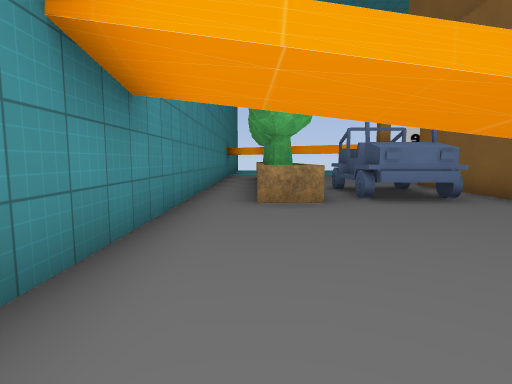
View 1 (above)

20 first-person views from a walk through a level from a Godot 3-D game. The camera is 1.4 m above the floor, tilts 6° down and sees 80° across. The floor is counted in squares, 2 m on a side. Each view is taken from the middle of a square. On the plan, view 1 faces up. The plan holds only what a view shows up to about 10 squares ahead; the rest is blank. The place goes on beyond the plan. Flat picture figures and markers are not drawn. Some surface patterns are stand-ins.

View 2
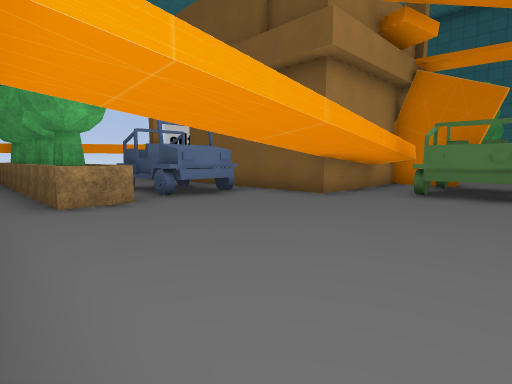

View 3
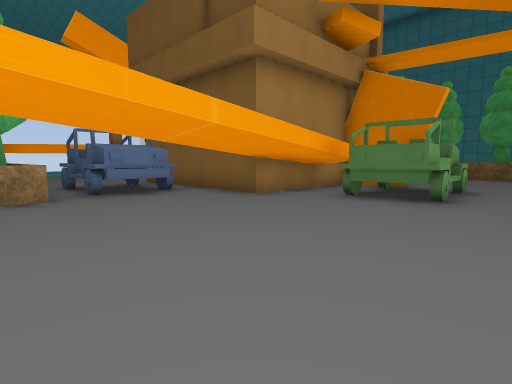

View 4
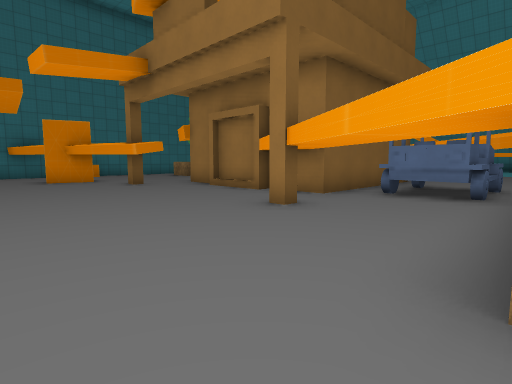

View 5
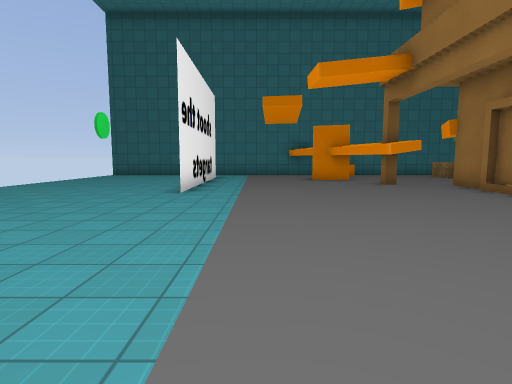

View 6
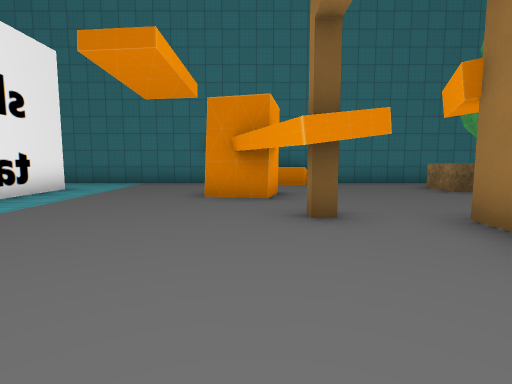

View 7
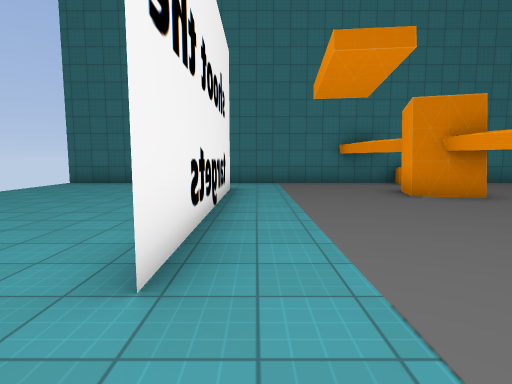

View 8
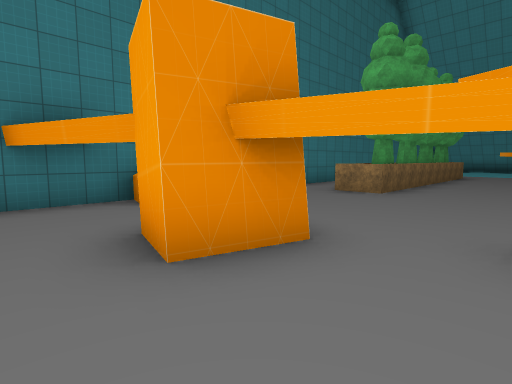

View 9
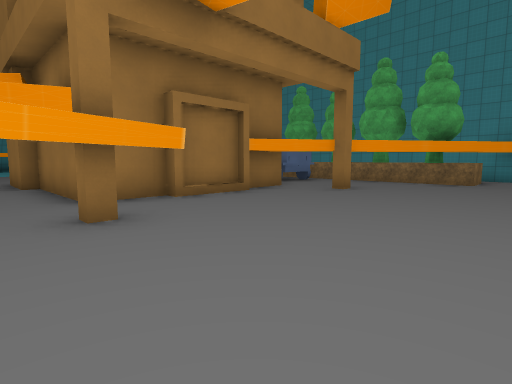

View 10
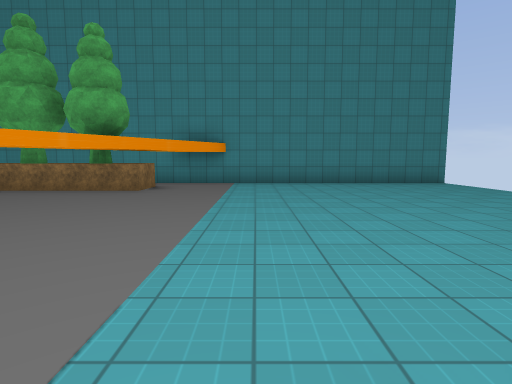

View 11
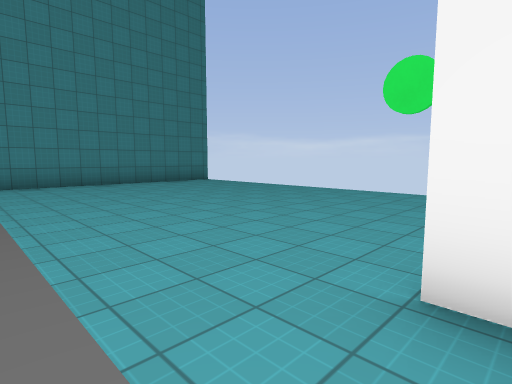

View 12
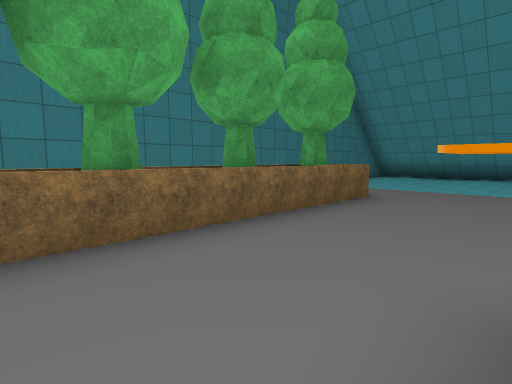

View 13
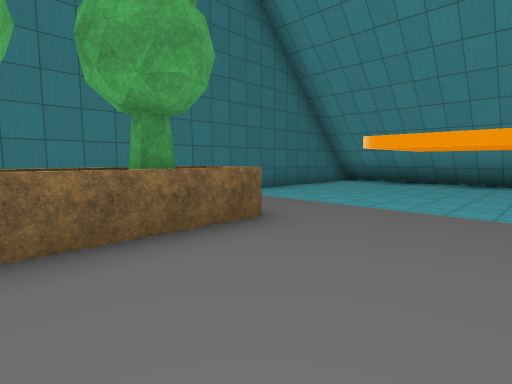

View 14
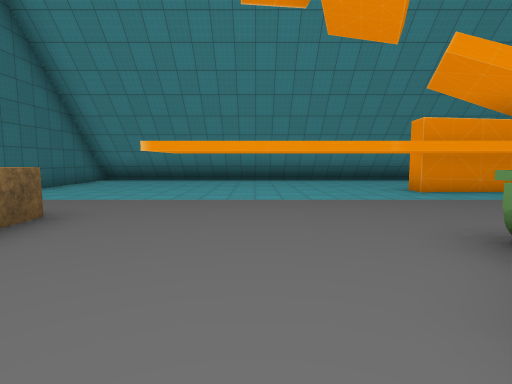

View 15
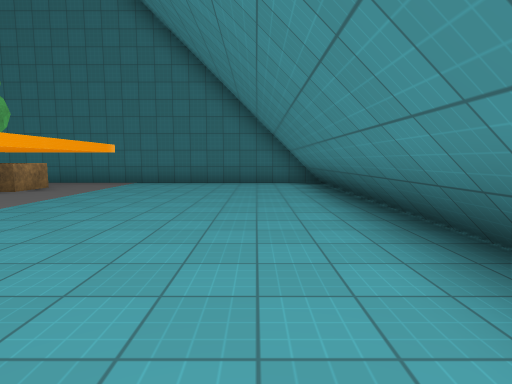

View 16
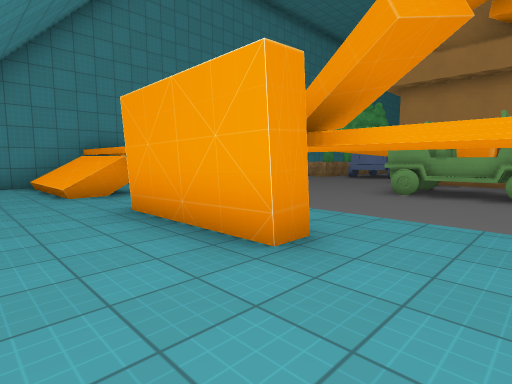

View 17
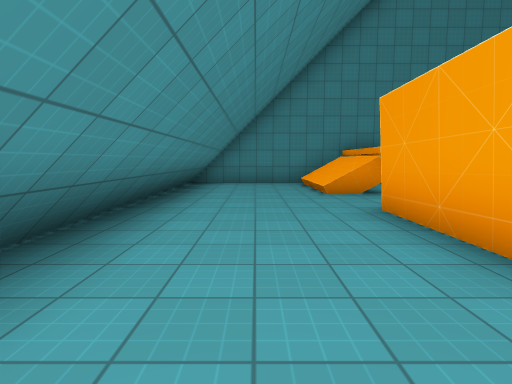

View 18
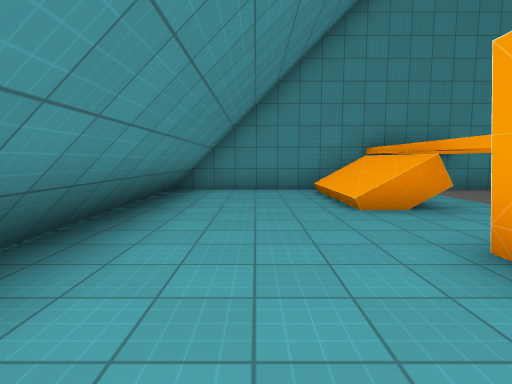

View 19
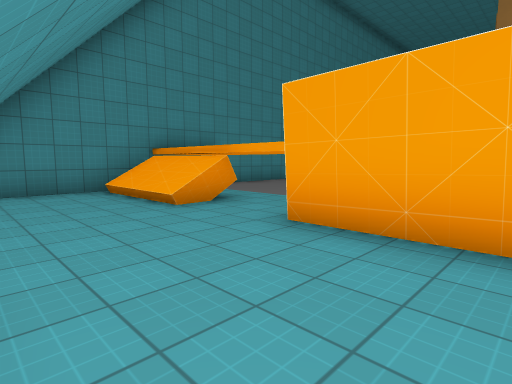

View 20
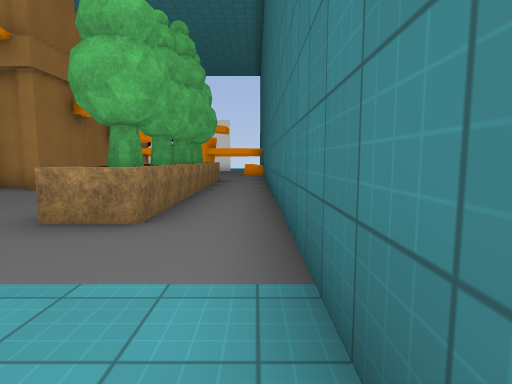

### Floor plan
Key: @ floor where view 1 was taken; # wall or solid block; x gap in a wall; . floor; / step, stairs or slope; = window, fence, low wall or low ledge; ^ raised ledge; T tree; H thing the floor can be seen under or through.
Columns run from 2 left of view 1 to 16 right of it. Each row starts with its distance up from view 1.
 21 #                 #
 20 #........ ........#
 19 #.................#
 18 #................ #
 17 #..............   #
 16 #.................#
 15 #.................#
 14 #.................#
 13 #.................#
 12 #.##..............#
 11 #.TT.......##.#...=
 10 #.TT..#..........^
  9 #.TT..............#
  8 #.TT...#####......#
  7 #.^^^###   #......#
  6 #.TT^###   #...T..#
  5 #.^^...#  ##...T..#
  4 #......####=...T..#
  3 #.....  ###....^..#
  2 #.......x^#....T..#
  1 #.......#^#....T..#
  0 #.@.....=......T..#
 -1 #.................#
 -2 ##      HHHHHH....#
 -3  #^^### HHHHHH....#
 -4 ##///.##H.........#
 -5 #.................#
 -6 #.................#
 -7 #.................#
 -8 ###################

Positions as (right, up) in squares from view 1, and headings:
1: (0, 0), facing up
2: (-1, 0), facing up-right
3: (0, -1), facing up-right
4: (1, 14), facing down-right
5: (1, 14), facing right
6: (6, 11), facing right
7: (6, 15), facing right
8: (10, 13), facing down-right
9: (11, 14), facing down-left
10: (8, 15), facing left
11: (8, 14), facing up-left
12: (10, 5), facing down-right
13: (10, 2), facing down-right
14: (10, 3), facing down
15: (6, -6), facing right
16: (8, -6), facing up-left
17: (8, -6), facing left
18: (6, -6), facing left
19: (6, -7), facing up-left
20: (15, -4), facing up
